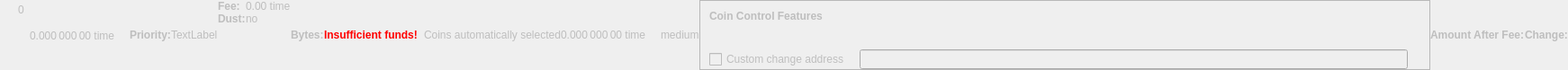
    <widget class="QWidget" name="dummyHideWidget" native="true">
     <property name="enabled">
      <bool>false</bool>
     </property>
     <property name="maximumSize">
      <size>
       <width>100</width>
       <height>22</height>
      </size>
     </property>
     <layout class="QHBoxLayout" name="dummyHideLayout">
      <property name="spacing">
       <number>0</number>
      </property>
      <property name="leftMargin">
       <number>0</number>
      </property>
      <property name="topMargin">
       <number>0</number>
      </property>
      <property name="rightMargin">
       <number>0</number>
      </property>
      <property name="bottomMargin">
       <number>0</number>
      </property>
      <item>
       <layout class="QFormLayout" name="formLayoutCoinControl1">
        <property name="horizontalSpacing">
         <number>10</number>
        </property>
        <property name="verticalSpacing">
         <number>14</number>
        </property>
        <property name="leftMargin">
         <number>10</number>
        </property>
        <property name="topMargin">
         <number>4</number>
        </property>
        <property name="rightMargin">
         <number>6</number>
        </property>
        <item row="0" column="1">
         <widget class="QLabel" name="labelCoinControlBytes">
          <property name="cursor">
           <cursorShape>IBeamCursor</cursorShape>
          </property>
          <property name="contextMenuPolicy">
           <enum>Qt::ActionsContextMenu</enum>
          </property>
          <property name="text">
           <string notr="true">0</string>
          </property>
          <property name="textInteractionFlags">
           <set>Qt::LinksAccessibleByMouse|Qt::TextSelectableByKeyboard|Qt::TextSelectableByMouse</set>
          </property>
         </widget>
        </item>
       </layout>
      </item>
      <item>
       <widget class="QLabel" name="labelCoinControlAfterFee">
        <property name="enabled">
         <bool>false</bool>
        </property>
        <property name="sizePolicy">
         <sizepolicy hsizetype="Fixed" vsizetype="Fixed">
          <horstretch>0</horstretch>
          <verstretch>0</verstretch>
         </sizepolicy>
        </property>
        <property name="minimumSize">
         <size>
          <width>111</width>
          <height>12</height>
         </size>
        </property>
        <property name="maximumSize">
         <size>
          <width>111</width>
          <height>12</height>
         </size>
        </property>
        <property name="cursor">
         <cursorShape>IBeamCursor</cursorShape>
        </property>
        <property name="contextMenuPolicy">
         <enum>Qt::ActionsContextMenu</enum>
        </property>
        <property name="text">
         <string notr="true">0.000 000 00 time</string>
        </property>
        <property name="textInteractionFlags">
         <set>Qt::LinksAccessibleByMouse|Qt::TextSelectableByKeyboard|Qt::TextSelectableByMouse</set>
        </property>
       </widget>
      </item>
      <item>
       <widget class="QLabel" name="labelCoinControlPriorityText">
        <property name="enabled">
         <bool>false</bool>
        </property>
        <property name="font">
         <font>
          <weight>75</weight>
          <bold>true</bold>
         </font>
        </property>
        <property name="text">
         <string>Priority:</string>
        </property>
       </widget>
      </item>
      <item>
       <layout class="QHBoxLayout" name="horizontalLayout">
        <item>
         <widget class="QLabel" name="WarningLabel">
          <property name="text">
           <string>TextLabel</string>
          </property>
         </widget>
        </item>
       </layout>
      </item>
      <item>
       <layout class="QFormLayout" name="formLayoutCoinControl3">
        <property name="horizontalSpacing">
         <number>0</number>
        </property>
        <property name="verticalSpacing">
         <number>0</number>
        </property>
        <property name="leftMargin">
         <number>0</number>
        </property>
        <property name="topMargin">
         <number>0</number>
        </property>
        <property name="rightMargin">
         <number>0</number>
        </property>
        <item row="0" column="0">
         <widget class="QLabel" name="labelCoinControlFeeText">
          <property name="enabled">
           <bool>false</bool>
          </property>
          <property name="font">
           <font>
            <weight>75</weight>
            <bold>true</bold>
           </font>
          </property>
          <property name="text">
           <string>Fee:</string>
          </property>
          <property name="margin">
           <number>0</number>
          </property>
         </widget>
        </item>
        <item row="0" column="1">
         <widget class="QLabel" name="labelCoinControlFee">
          <property name="enabled">
           <bool>false</bool>
          </property>
          <property name="cursor">
           <cursorShape>IBeamCursor</cursorShape>
          </property>
          <property name="contextMenuPolicy">
           <enum>Qt::ActionsContextMenu</enum>
          </property>
          <property name="text">
           <string notr="true">0.00 time</string>
          </property>
          <property name="textInteractionFlags">
           <set>Qt::LinksAccessibleByMouse|Qt::TextSelectableByKeyboard|Qt::TextSelectableByMouse</set>
          </property>
         </widget>
        </item>
        <item row="1" column="0">
         <widget class="QLabel" name="labelCoinControlLowOutputText">
          <property name="enabled">
           <bool>false</bool>
          </property>
          <property name="font">
           <font>
            <weight>75</weight>
            <bold>true</bold>
           </font>
          </property>
          <property name="text">
           <string>Dust:</string>
          </property>
         </widget>
        </item>
        <item row="1" column="1">
         <widget class="QLabel" name="labelCoinControlLowOutput">
          <property name="enabled">
           <bool>false</bool>
          </property>
          <property name="cursor">
           <cursorShape>IBeamCursor</cursorShape>
          </property>
          <property name="contextMenuPolicy">
           <enum>Qt::ActionsContextMenu</enum>
          </property>
          <property name="text">
           <string>no</string>
          </property>
          <property name="textInteractionFlags">
           <set>Qt::LinksAccessibleByMouse|Qt::TextSelectableByKeyboard|Qt::TextSelectableByMouse</set>
          </property>
         </widget>
        </item>
       </layout>
      </item>
      <item>
       <widget class="QLabel" name="labelCoinControlBytesText">
        <property name="enabled">
         <bool>false</bool>
        </property>
        <property name="font">
         <font>
          <weight>75</weight>
          <bold>true</bold>
         </font>
        </property>
        <property name="text">
         <string>Bytes:</string>
        </property>
       </widget>
      </item>
      <item>
       <layout class="QFormLayout" name="formLayoutCoinControl2">
        <property name="horizontalSpacing">
         <number>0</number>
        </property>
        <property name="verticalSpacing">
         <number>0</number>
        </property>
        <property name="leftMargin">
         <number>0</number>
        </property>
        <property name="topMargin">
         <number>0</number>
        </property>
        <property name="rightMargin">
         <number>0</number>
        </property>
       </layout>
      </item>
      <item>
       <layout class="QHBoxLayout" name="horizontalLayoutCoinControl2">
        <property name="spacing">
         <number>0</number>
        </property>
        <property name="bottomMargin">
         <number>0</number>
        </property>
       </layout>
      </item>
      <item>
       <widget class="QLabel" name="labelCoinControlInsuffFunds">
        <property name="enabled">
         <bool>false</bool>
        </property>
        <property name="minimumSize">
         <size>
          <width>0</width>
          <height>0</height>
         </size>
        </property>
        <property name="font">
         <font>
          <weight>75</weight>
          <bold>true</bold>
         </font>
        </property>
        <property name="styleSheet">
         <string notr="true">color:red;font-weight:bold;</string>
        </property>
        <property name="text">
         <string>Insufficient funds!</string>
        </property>
        <property name="margin">
         <number>5</number>
        </property>
       </widget>
      </item>
      <item>
       <layout class="QFormLayout" name="formLayoutCoinControl4">
        <property name="horizontalSpacing">
         <number>0</number>
        </property>
        <property name="verticalSpacing">
         <number>0</number>
        </property>
        <property name="leftMargin">
         <number>0</number>
        </property>
        <property name="topMargin">
         <number>0</number>
        </property>
        <property name="rightMargin">
         <number>0</number>
        </property>
       </layout>
      </item>
      <item>
       <widget class="QLabel" name="labelCoinControlChangeLabel">
        <property name="enabled">
         <bool>false</bool>
        </property>
        <property name="sizePolicy">
         <sizepolicy hsizetype="Preferred" vsizetype="Expanding">
          <horstretch>0</horstretch>
          <verstretch>0</verstretch>
         </sizepolicy>
        </property>
        <property name="minimumSize">
         <size>
          <width>0</width>
          <height>0</height>
         </size>
        </property>
        <property name="text">
         <string/>
        </property>
        <property name="margin">
         <number>3</number>
        </property>
       </widget>
      </item>
      <item>
       <widget class="QLabel" name="labelCoinControlAutomaticallySelected">
        <property name="enabled">
         <bool>false</bool>
        </property>
        <property name="sizePolicy">
         <sizepolicy hsizetype="Fixed" vsizetype="Fixed">
          <horstretch>0</horstretch>
          <verstretch>0</verstretch>
         </sizepolicy>
        </property>
        <property name="minimumSize">
         <size>
          <width>0</width>
          <height>0</height>
         </size>
        </property>
        <property name="maximumSize">
         <size>
          <width>240</width>
          <height>16777215</height>
         </size>
        </property>
        <property name="text">
         <string>Coins automatically selected</string>
        </property>
        <property name="margin">
         <number>5</number>
        </property>
       </widget>
      </item>
      <item>
       <widget class="QLabel" name="labelCoinControlChange">
        <property name="enabled">
         <bool>false</bool>
        </property>
        <property name="sizePolicy">
         <sizepolicy hsizetype="Fixed" vsizetype="Fixed">
          <horstretch>0</horstretch>
          <verstretch>0</verstretch>
         </sizepolicy>
        </property>
        <property name="minimumSize">
         <size>
          <width>111</width>
          <height>0</height>
         </size>
        </property>
        <property name="maximumSize">
         <size>
          <width>111</width>
          <height>16777215</height>
         </size>
        </property>
        <property name="cursor">
         <cursorShape>IBeamCursor</cursorShape>
        </property>
        <property name="contextMenuPolicy">
         <enum>Qt::ActionsContextMenu</enum>
        </property>
        <property name="text">
         <string notr="true">0.000 000 00 time</string>
        </property>
        <property name="textInteractionFlags">
         <set>Qt::LinksAccessibleByMouse|Qt::TextSelectableByKeyboard|Qt::TextSelectableByMouse</set>
        </property>
       </widget>
      </item>
      <item>
       <widget class="QLabel" name="labelCoinControlPriority">
        <property name="enabled">
         <bool>false</bool>
        </property>
        <property name="cursor">
         <cursorShape>IBeamCursor</cursorShape>
        </property>
        <property name="contextMenuPolicy">
         <enum>Qt::ActionsContextMenu</enum>
        </property>
        <property name="text">
         <string>medium</string>
        </property>
        <property name="textInteractionFlags">
         <set>Qt::LinksAccessibleByMouse|Qt::TextSelectableByKeyboard|Qt::TextSelectableByMouse</set>
        </property>
       </widget>
      </item>
      <item>
       <widget class="QFrame" name="frameCoinControl">
        <property name="sizePolicy">
         <sizepolicy hsizetype="Expanding" vsizetype="Expanding">
          <horstretch>0</horstretch>
          <verstretch>0</verstretch>
         </sizepolicy>
        </property>
        <property name="maximumSize">
         <size>
          <width>16777215</width>
          <height>16777215</height>
         </size>
        </property>
        <property name="frameShape">
         <enum>QFrame::StyledPanel</enum>
        </property>
        <property name="frameShadow">
         <enum>QFrame::Sunken</enum>
        </property>
        <layout class="QVBoxLayout" name="verticalLayoutCoinControl2_2">
         <property name="spacing">
          <number>0</number>
         </property>
         <property name="leftMargin">
          <number>0</number>
         </property>
         <property name="topMargin">
          <number>0</number>
         </property>
         <property name="rightMargin">
          <number>0</number>
         </property>
         <property name="bottomMargin">
          <number>0</number>
         </property>
         <item>
          <layout class="QVBoxLayout" name="verticalLayoutCoinControl" stretch="0,0,0,1">
           <property name="spacing">
            <number>0</number>
           </property>
           <property name="leftMargin">
            <number>10</number>
           </property>
           <property name="topMargin">
            <number>10</number>
           </property>
           <item>
            <layout class="QHBoxLayout" name="horizontalLayoutCoinControl1">
             <property name="bottomMargin">
              <number>15</number>
             </property>
             <item>
              <widget class="QLabel" name="labelCoinControlFeatures">
               <property name="enabled">
                <bool>false</bool>
               </property>
               <property name="sizePolicy">
                <sizepolicy hsizetype="Preferred" vsizetype="Maximum">
                 <horstretch>0</horstretch>
                 <verstretch>0</verstretch>
                </sizepolicy>
               </property>
               <property name="font">
                <font>
                 <weight>75</weight>
                 <bold>true</bold>
                </font>
               </property>
               <property name="styleSheet">
                <string notr="true">font-weight:bold;</string>
               </property>
               <property name="text">
                <string>Coin Control Features</string>
               </property>
              </widget>
             </item>
            </layout>
           </item>
           <item>
            <widget class="QWidget" name="widgetCoinControl" native="true">
             <property name="sizePolicy">
              <sizepolicy hsizetype="Preferred" vsizetype="Preferred">
               <horstretch>0</horstretch>
               <verstretch>0</verstretch>
              </sizepolicy>
             </property>
             <property name="minimumSize">
              <size>
               <width>0</width>
               <height>0</height>
              </size>
             </property>
             <property name="styleSheet">
              <string notr="true"/>
             </property>
             <layout class="QHBoxLayout" name="horizontalLayoutCoinControl5_2">
              <property name="leftMargin">
               <number>0</number>
              </property>
              <property name="topMargin">
               <number>0</number>
              </property>
              <property name="rightMargin">
               <number>0</number>
              </property>
              <property name="bottomMargin">
               <number>0</number>
              </property>
              <item>
               <layout class="QHBoxLayout" name="horizontalLayoutCoinControl3">
                <property name="spacing">
                 <number>20</number>
                </property>
                <property name="topMargin">
                 <number>0</number>
                </property>
                <property name="bottomMargin">
                 <number>10</number>
                </property>
               </layout>
              </item>
             </layout>
            </widget>
           </item>
           <item>
            <layout class="QHBoxLayout" name="horizontalLayoutCoinControl4" stretch="0,0,0">
             <property name="spacing">
              <number>12</number>
             </property>
             <property name="sizeConstraint">
              <enum>QLayout::SetDefaultConstraint</enum>
             </property>
             <property name="topMargin">
              <number>5</number>
             </property>
             <property name="rightMargin">
              <number>5</number>
             </property>
             <item>
              <widget class="QCheckBox" name="checkBoxCoinControlChange">
               <property name="enabled">
                <bool>false</bool>
               </property>
               <property name="toolTip">
                <string>If this is activated, but the change address is empty or invalid, change will be sent to a newly generated address.</string>
               </property>
               <property name="text">
                <string>Custom change address</string>
               </property>
              </widget>
             </item>
             <item>
              <widget class="QValidatedLineEdit" name="lineEditCoinControlChange">
               <property name="enabled">
                <bool>false</bool>
               </property>
               <property name="sizePolicy">
                <sizepolicy hsizetype="Expanding" vsizetype="Fixed">
                 <horstretch>0</horstretch>
                 <verstretch>0</verstretch>
                </sizepolicy>
               </property>
              </widget>
             </item>
             <item>
              <widget class="QLabel" name="labelCoinControlChangeLabel_2">
               <property name="sizePolicy">
                <sizepolicy hsizetype="Preferred" vsizetype="Expanding">
                 <horstretch>0</horstretch>
                 <verstretch>0</verstretch>
                </sizepolicy>
               </property>
               <property name="minimumSize">
                <size>
                 <width>0</width>
                 <height>0</height>
                </size>
               </property>
               <property name="text">
                <string/>
               </property>
               <property name="margin">
                <number>3</number>
               </property>
              </widget>
             </item>
            </layout>
           </item>
           <item>
            <spacer name="verticalSpacerCoinControl">
             <property name="orientation">
              <enum>Qt::Vertical</enum>
             </property>
             <property name="sizeHint" stdset="0">
              <size>
               <width>800</width>
               <height>1</height>
              </size>
             </property>
            </spacer>
           </item>
          </layout>
         </item>
        </layout>
       </widget>
      </item>
      <item>
       <widget class="QLabel" name="labelCoinControlAfterFeeText">
        <property name="enabled">
         <bool>false</bool>
        </property>
        <property name="minimumSize">
         <size>
          <width>0</width>
          <height>0</height>
         </size>
        </property>
        <property name="maximumSize">
         <size>
          <width>16777215</width>
          <height>16777215</height>
         </size>
        </property>
        <property name="font">
         <font>
          <weight>75</weight>
          <bold>true</bold>
         </font>
        </property>
        <property name="text">
         <string>Amount After Fee:</string>
        </property>
        <property name="alignment">
         <set>Qt::AlignLeading|Qt::AlignLeft|Qt::AlignVCenter</set>
        </property>
        <property name="margin">
         <number>0</number>
        </property>
       </widget>
      </item>
      <item>
       <widget class="QLabel" name="labelCoinControlChangeText">
        <property name="enabled">
         <bool>false</bool>
        </property>
        <property name="sizePolicy">
         <sizepolicy hsizetype="Preferred" vsizetype="Preferred">
          <horstretch>0</horstretch>
          <verstretch>0</verstretch>
         </sizepolicy>
        </property>
        <property name="minimumSize">
         <size>
          <width>0</width>
          <height>0</height>
         </size>
        </property>
        <property name="maximumSize">
         <size>
          <width>16777215</width>
          <height>16777215</height>
         </size>
        </property>
        <property name="font">
         <font>
          <weight>75</weight>
          <bold>true</bold>
         </font>
        </property>
        <property name="text">
         <string>Change:</string>
        </property>
        <property name="alignment">
         <set>Qt::AlignLeading|Qt::AlignLeft|Qt::AlignVCenter</set>
        </property>
       </widget>
      </item>
     </layout>
    </widget>
